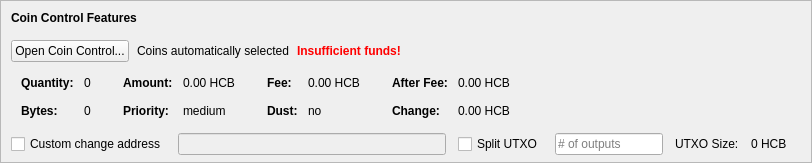
    <widget class="QFrame" name="frameCoinControl">
     <property name="sizePolicy">
      <sizepolicy hsizetype="Expanding" vsizetype="Expanding">
       <horstretch>0</horstretch>
       <verstretch>0</verstretch>
      </sizepolicy>
     </property>
     <property name="maximumSize">
      <size>
       <width>16777215</width>
       <height>16777215</height>
      </size>
     </property>
     <property name="frameShape">
      <enum>QFrame::StyledPanel</enum>
     </property>
     <property name="frameShadow">
      <enum>QFrame::Sunken</enum>
     </property>
     <layout class="QVBoxLayout" name="verticalLayoutCoinControl2">
      <property name="spacing">
       <number>0</number>
      </property>
      <property name="leftMargin">
       <number>0</number>
      </property>
      <property name="topMargin">
       <number>0</number>
      </property>
      <property name="rightMargin">
       <number>0</number>
      </property>
      <property name="bottomMargin">
       <number>6</number>
      </property>
      <item>
       <layout class="QVBoxLayout" name="verticalLayoutCoinControl" stretch="0,0,0,0,1">
        <property name="spacing">
         <number>0</number>
        </property>
        <property name="leftMargin">
         <number>10</number>
        </property>
        <property name="topMargin">
         <number>10</number>
        </property>
        <item>
         <layout class="QHBoxLayout" name="horizontalLayoutCoinControl1">
          <property name="bottomMargin">
           <number>15</number>
          </property>
          <item>
           <widget class="QLabel" name="labelCoinControlFeatures">
            <property name="sizePolicy">
             <sizepolicy hsizetype="Preferred" vsizetype="Maximum">
              <horstretch>0</horstretch>
              <verstretch>0</verstretch>
             </sizepolicy>
            </property>
            <property name="font">
             <font>
              <weight>75</weight>
              <bold>true</bold>
             </font>
            </property>
            <property name="styleSheet">
             <string notr="true">font-weight:bold;</string>
            </property>
            <property name="text">
             <string>Coin Control Features</string>
            </property>
           </widget>
          </item>
         </layout>
        </item>
        <item>
         <layout class="QHBoxLayout" name="horizontalLayoutCoinControl2" stretch="0,0,0,0">
          <property name="spacing">
           <number>8</number>
          </property>
          <property name="bottomMargin">
           <number>10</number>
          </property>
          <item>
           <widget class="QPushButton" name="pushButtonCoinControl">
            <property name="styleSheet">
             <string notr="true"/>
            </property>
            <property name="text">
             <string>Open Coin Control...</string>
            </property>
            <property name="autoDefault">
             <bool>false</bool>
            </property>
           </widget>
          </item>
          <item>
           <widget class="QLabel" name="labelCoinControlAutomaticallySelected">
            <property name="text">
             <string>Coins automatically selected</string>
            </property>
            <property name="margin">
             <number>5</number>
            </property>
           </widget>
          </item>
          <item>
           <widget class="QLabel" name="labelCoinControlInsuffFunds">
            <property name="font">
             <font>
              <weight>75</weight>
              <bold>true</bold>
             </font>
            </property>
            <property name="styleSheet">
             <string notr="true">color:red;font-weight:bold;</string>
            </property>
            <property name="text">
             <string>Insufficient funds!</string>
            </property>
            <property name="margin">
             <number>5</number>
            </property>
           </widget>
          </item>
          <item>
           <spacer name="horizontalSpacerCoinControl">
            <property name="orientation">
             <enum>Qt::Horizontal</enum>
            </property>
            <property name="sizeHint" stdset="0">
             <size>
              <width>40</width>
              <height>1</height>
             </size>
            </property>
           </spacer>
          </item>
         </layout>
        </item>
        <item>
         <widget class="QWidget" name="widgetCoinControl" native="true">
          <property name="sizePolicy">
           <sizepolicy hsizetype="Preferred" vsizetype="Preferred">
            <horstretch>0</horstretch>
            <verstretch>0</verstretch>
           </sizepolicy>
          </property>
          <property name="minimumSize">
           <size>
            <width>0</width>
            <height>0</height>
           </size>
          </property>
          <property name="styleSheet">
           <string notr="true"/>
          </property>
          <layout class="QHBoxLayout" name="horizontalLayoutCoinControl5">
           <property name="leftMargin">
            <number>0</number>
           </property>
           <property name="topMargin">
            <number>0</number>
           </property>
           <property name="rightMargin">
            <number>0</number>
           </property>
           <property name="bottomMargin">
            <number>0</number>
           </property>
           <item>
            <layout class="QHBoxLayout" name="horizontalLayoutCoinControl3" stretch="0,0,0,1">
             <property name="spacing">
              <number>20</number>
             </property>
             <property name="topMargin">
              <number>0</number>
             </property>
             <property name="bottomMargin">
              <number>10</number>
             </property>
             <item>
              <layout class="QFormLayout" name="formLayoutCoinControl1">
               <property name="horizontalSpacing">
                <number>10</number>
               </property>
               <property name="verticalSpacing">
                <number>14</number>
               </property>
               <property name="leftMargin">
                <number>10</number>
               </property>
               <property name="topMargin">
                <number>4</number>
               </property>
               <property name="rightMargin">
                <number>6</number>
               </property>
               <item row="0" column="0">
                <widget class="QLabel" name="labelCoinControlQuantityText">
                 <property name="font">
                  <font>
                   <weight>75</weight>
                   <bold>true</bold>
                  </font>
                 </property>
                 <property name="text">
                  <string>Quantity:</string>
                 </property>
                 <property name="margin">
                  <number>0</number>
                 </property>
                </widget>
               </item>
               <item row="0" column="1">
                <widget class="QLabel" name="labelCoinControlQuantity">
                 <property name="cursor">
                  <cursorShape>IBeamCursor</cursorShape>
                 </property>
                 <property name="contextMenuPolicy">
                  <enum>Qt::ActionsContextMenu</enum>
                 </property>
                 <property name="text">
                  <string notr="true">0</string>
                 </property>
                 <property name="margin">
                  <number>0</number>
                 </property>
                 <property name="textInteractionFlags">
                  <set>Qt::LinksAccessibleByMouse|Qt::TextSelectableByKeyboard|Qt::TextSelectableByMouse</set>
                 </property>
                </widget>
               </item>
               <item row="1" column="0">
                <widget class="QLabel" name="labelCoinControlBytesText">
                 <property name="font">
                  <font>
                   <weight>75</weight>
                   <bold>true</bold>
                  </font>
                 </property>
                 <property name="text">
                  <string>Bytes:</string>
                 </property>
                </widget>
               </item>
               <item row="1" column="1">
                <widget class="QLabel" name="labelCoinControlBytes">
                 <property name="cursor">
                  <cursorShape>IBeamCursor</cursorShape>
                 </property>
                 <property name="contextMenuPolicy">
                  <enum>Qt::ActionsContextMenu</enum>
                 </property>
                 <property name="text">
                  <string notr="true">0</string>
                 </property>
                 <property name="textInteractionFlags">
                  <set>Qt::LinksAccessibleByMouse|Qt::TextSelectableByKeyboard|Qt::TextSelectableByMouse</set>
                 </property>
                </widget>
               </item>
              </layout>
             </item>
             <item>
              <layout class="QFormLayout" name="formLayoutCoinControl2">
               <property name="horizontalSpacing">
                <number>10</number>
               </property>
               <property name="verticalSpacing">
                <number>14</number>
               </property>
               <property name="leftMargin">
                <number>6</number>
               </property>
               <property name="topMargin">
                <number>4</number>
               </property>
               <property name="rightMargin">
                <number>6</number>
               </property>
               <item row="0" column="0">
                <widget class="QLabel" name="labelCoinControlAmountText">
                 <property name="font">
                  <font>
                   <weight>75</weight>
                   <bold>true</bold>
                  </font>
                 </property>
                 <property name="text">
                  <string>Amount:</string>
                 </property>
                 <property name="margin">
                  <number>0</number>
                 </property>
                </widget>
               </item>
               <item row="0" column="1">
                <widget class="QLabel" name="labelCoinControlAmount">
                 <property name="cursor">
                  <cursorShape>IBeamCursor</cursorShape>
                 </property>
                 <property name="contextMenuPolicy">
                  <enum>Qt::ActionsContextMenu</enum>
                 </property>
                 <property name="text">
                  <string notr="true">0.00 HCB</string>
                 </property>
                 <property name="textInteractionFlags">
                  <set>Qt::LinksAccessibleByMouse|Qt::TextSelectableByKeyboard|Qt::TextSelectableByMouse</set>
                 </property>
                </widget>
               </item>
               <item row="1" column="0">
                <widget class="QLabel" name="labelCoinControlPriorityText">
                 <property name="font">
                  <font>
                   <weight>75</weight>
                   <bold>true</bold>
                  </font>
                 </property>
                 <property name="text">
                  <string>Priority:</string>
                 </property>
                </widget>
               </item>
               <item row="1" column="1">
                <widget class="QLabel" name="labelCoinControlPriority">
                 <property name="cursor">
                  <cursorShape>IBeamCursor</cursorShape>
                 </property>
                 <property name="contextMenuPolicy">
                  <enum>Qt::ActionsContextMenu</enum>
                 </property>
                 <property name="text">
                  <string>medium</string>
                 </property>
                 <property name="textInteractionFlags">
                  <set>Qt::LinksAccessibleByMouse|Qt::TextSelectableByKeyboard|Qt::TextSelectableByMouse</set>
                 </property>
                </widget>
               </item>
              </layout>
             </item>
             <item>
              <layout class="QFormLayout" name="formLayoutCoinControl3">
               <property name="horizontalSpacing">
                <number>10</number>
               </property>
               <property name="verticalSpacing">
                <number>14</number>
               </property>
               <property name="leftMargin">
                <number>6</number>
               </property>
               <property name="topMargin">
                <number>4</number>
               </property>
               <property name="rightMargin">
                <number>6</number>
               </property>
               <item row="0" column="0">
                <widget class="QLabel" name="labelCoinControlFeeText">
                 <property name="font">
                  <font>
                   <weight>75</weight>
                   <bold>true</bold>
                  </font>
                 </property>
                 <property name="text">
                  <string>Fee:</string>
                 </property>
                 <property name="margin">
                  <number>0</number>
                 </property>
                </widget>
               </item>
               <item row="0" column="1">
                <widget class="QLabel" name="labelCoinControlFee">
                 <property name="cursor">
                  <cursorShape>IBeamCursor</cursorShape>
                 </property>
                 <property name="contextMenuPolicy">
                  <enum>Qt::ActionsContextMenu</enum>
                 </property>
                 <property name="text">
                  <string notr="true">0.00 HCB</string>
                 </property>
                 <property name="textInteractionFlags">
                  <set>Qt::LinksAccessibleByMouse|Qt::TextSelectableByKeyboard|Qt::TextSelectableByMouse</set>
                 </property>
                </widget>
               </item>
               <item row="1" column="0">
                <widget class="QLabel" name="labelCoinControlLowOutputText">
                 <property name="font">
                  <font>
                   <weight>75</weight>
                   <bold>true</bold>
                  </font>
                 </property>
                 <property name="text">
                  <string>Dust:</string>
                 </property>
                </widget>
               </item>
               <item row="1" column="1">
                <widget class="QLabel" name="labelCoinControlLowOutput">
                 <property name="cursor">
                  <cursorShape>IBeamCursor</cursorShape>
                 </property>
                 <property name="contextMenuPolicy">
                  <enum>Qt::ActionsContextMenu</enum>
                 </property>
                 <property name="text">
                  <string>no</string>
                 </property>
                 <property name="textInteractionFlags">
                  <set>Qt::LinksAccessibleByMouse|Qt::TextSelectableByKeyboard|Qt::TextSelectableByMouse</set>
                 </property>
                </widget>
               </item>
              </layout>
             </item>
             <item>
              <layout class="QFormLayout" name="formLayoutCoinControl4">
               <property name="horizontalSpacing">
                <number>10</number>
               </property>
               <property name="verticalSpacing">
                <number>14</number>
               </property>
               <property name="leftMargin">
                <number>6</number>
               </property>
               <property name="topMargin">
                <number>4</number>
               </property>
               <property name="rightMargin">
                <number>6</number>
               </property>
               <item row="0" column="0">
                <widget class="QLabel" name="labelCoinControlAfterFeeText">
                 <property name="font">
                  <font>
                   <weight>75</weight>
                   <bold>true</bold>
                  </font>
                 </property>
                 <property name="text">
                  <string>After Fee:</string>
                 </property>
                 <property name="margin">
                  <number>0</number>
                 </property>
                </widget>
               </item>
               <item row="0" column="1">
                <widget class="QLabel" name="labelCoinControlAfterFee">
                 <property name="cursor">
                  <cursorShape>IBeamCursor</cursorShape>
                 </property>
                 <property name="contextMenuPolicy">
                  <enum>Qt::ActionsContextMenu</enum>
                 </property>
                 <property name="text">
                  <string notr="true">0.00 HCB</string>
                 </property>
                 <property name="textInteractionFlags">
                  <set>Qt::LinksAccessibleByMouse|Qt::TextSelectableByKeyboard|Qt::TextSelectableByMouse</set>
                 </property>
                </widget>
               </item>
               <item row="1" column="0">
                <widget class="QLabel" name="labelCoinControlChangeText">
                 <property name="font">
                  <font>
                   <weight>75</weight>
                   <bold>true</bold>
                  </font>
                 </property>
                 <property name="text">
                  <string>Change:</string>
                 </property>
                </widget>
               </item>
               <item row="1" column="1">
                <widget class="QLabel" name="labelCoinControlChange">
                 <property name="cursor">
                  <cursorShape>IBeamCursor</cursorShape>
                 </property>
                 <property name="contextMenuPolicy">
                  <enum>Qt::ActionsContextMenu</enum>
                 </property>
                 <property name="text">
                  <string notr="true">0.00 HCB</string>
                 </property>
                 <property name="textInteractionFlags">
                  <set>Qt::LinksAccessibleByMouse|Qt::TextSelectableByKeyboard|Qt::TextSelectableByMouse</set>
                 </property>
                </widget>
               </item>
              </layout>
             </item>
            </layout>
           </item>
          </layout>
         </widget>
        </item>
        <item>
         <layout class="QHBoxLayout" name="horizontalLayoutCoinControl4" stretch="0,0,0,0,0,0,0">
          <property name="spacing">
           <number>12</number>
          </property>
          <property name="sizeConstraint">
           <enum>QLayout::SetDefaultConstraint</enum>
          </property>
          <property name="topMargin">
           <number>5</number>
          </property>
          <property name="rightMargin">
           <number>5</number>
          </property>
          <item>
           <widget class="QCheckBox" name="checkBoxCoinControlChange">
            <property name="toolTip">
             <string>If this is activated, but the change address is empty or invalid, change will be sent to a newly generated address.</string>
            </property>
            <property name="text">
             <string>Custom change address</string>
            </property>
           </widget>
          </item>
          <item>
           <widget class="QValidatedLineEdit" name="lineEditCoinControlChange">
            <property name="enabled">
             <bool>false</bool>
            </property>
            <property name="sizePolicy">
             <sizepolicy hsizetype="Expanding" vsizetype="Fixed">
              <horstretch>0</horstretch>
              <verstretch>0</verstretch>
             </sizepolicy>
            </property>
           </widget>
          </item>
          <item>
           <widget class="QCheckBox" name="splitBlockCheckBox">
            <property name="text">
             <string>Split UTXO</string>
            </property>
           </widget>
          </item>
          <item>
           <widget class="QLineEdit" name="splitBlockLineEdit">
            <property name="sizePolicy">
             <sizepolicy hsizetype="Fixed" vsizetype="Fixed">
              <horstretch>50</horstretch>
              <verstretch>0</verstretch>
             </sizepolicy>
            </property>
            <property name="placeholderText">
             <string># of outputs</string>
            </property>
           </widget>
          </item>
          <item>
           <widget class="QLabel" name="labelBlockSizeText">
            <property name="text">
             <string>UTXO Size:</string>
            </property>
           </widget>
          </item>
          <item>
           <widget class="QLabel" name="labelBlockSize">
            <property name="text">
             <string>0 HCB</string>
            </property>
           </widget>
          </item>
          <item>
           <widget class="QLabel" name="labelCoinControlChangeLabel">
            <property name="sizePolicy">
             <sizepolicy hsizetype="Preferred" vsizetype="Expanding">
              <horstretch>0</horstretch>
              <verstretch>0</verstretch>
             </sizepolicy>
            </property>
            <property name="minimumSize">
             <size>
              <width>0</width>
              <height>0</height>
             </size>
            </property>
            <property name="text">
             <string/>
            </property>
            <property name="margin">
             <number>3</number>
            </property>
           </widget>
          </item>
         </layout>
        </item>
        <item>
         <spacer name="verticalSpacerCoinControl">
          <property name="orientation">
           <enum>Qt::Vertical</enum>
          </property>
          <property name="sizeHint" stdset="0">
           <size>
            <width>800</width>
            <height>1</height>
           </size>
          </property>
         </spacer>
        </item>
       </layout>
      </item>
     </layout>
    </widget>
